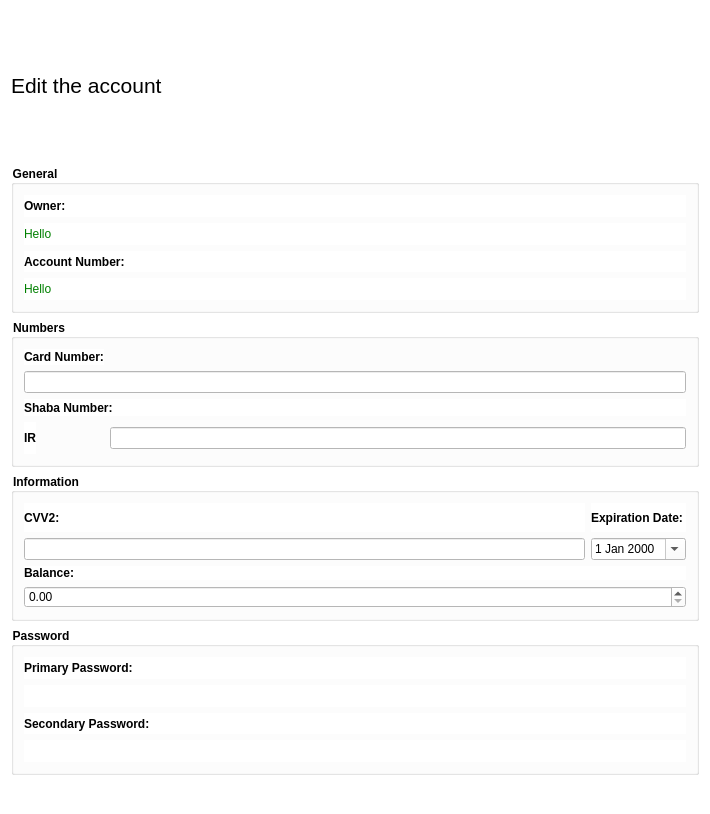
<?xml version="1.0" encoding="UTF-8"?>
<ui version="4.0">
 <class>AccountEditor</class>
 <widget class="QDialog" name="AccountEditor">
  <property name="geometry">
   <rect>
    <x>0</x>
    <y>0</y>
    <width>710</width>
    <height>814</height>
   </rect>
  </property>
  <property name="windowTitle">
   <string>Dialog</string>
  </property>
  <property name="styleSheet">
   <string notr="true">background-color:white</string>
  </property>
  <layout class="QVBoxLayout" name="mainLayout">
   <item>
    <widget class="QLabel" name="title">
     <property name="font">
      <font>
       <pointsize>16</pointsize>
       <fontweight>Light</fontweight>
      </font>
     </property>
     <property name="text">
      <string>Edit the account</string>
     </property>
    </widget>
   </item>
   <item>
    <widget class="QGroupBox" name="generalGroupBox">
     <property name="font">
      <font>
       <bold>true</bold>
      </font>
     </property>
     <property name="title">
      <string>General</string>
     </property>
     <layout class="QVBoxLayout" name="generalLayout">
      <property name="leftMargin">
       <number>10</number>
      </property>
      <property name="topMargin">
       <number>10</number>
      </property>
      <property name="rightMargin">
       <number>10</number>
      </property>
      <property name="bottomMargin">
       <number>10</number>
      </property>
      <item>
       <widget class="QLabel" name="ownerLabel">
        <property name="font">
         <font>
          <bold>true</bold>
         </font>
        </property>
        <property name="text">
         <string>Owner:</string>
        </property>
       </widget>
      </item>
      <item>
       <widget class="QLabel" name="ownerView">
        <property name="font">
         <font>
          <bold>false</bold>
         </font>
        </property>
        <property name="styleSheet">
         <string notr="true">color:green</string>
        </property>
        <property name="text">
         <string>Hello</string>
        </property>
       </widget>
      </item>
      <item>
       <widget class="QLabel" name="accountNumberLabel">
        <property name="font">
         <font>
          <bold>true</bold>
         </font>
        </property>
        <property name="text">
         <string>Account Number:</string>
        </property>
       </widget>
      </item>
      <item>
       <widget class="QLabel" name="accountNumberView">
        <property name="font">
         <font>
          <bold>false</bold>
         </font>
        </property>
        <property name="styleSheet">
         <string notr="true">color:green</string>
        </property>
        <property name="text">
         <string>Hello</string>
        </property>
       </widget>
      </item>
     </layout>
    </widget>
   </item>
   <item>
    <widget class="QGroupBox" name="numbersGroupBox">
     <property name="font">
      <font>
       <bold>true</bold>
      </font>
     </property>
     <property name="title">
      <string>Numbers</string>
     </property>
     <layout class="QGridLayout" name="gridLayout_3">
      <property name="leftMargin">
       <number>10</number>
      </property>
      <property name="topMargin">
       <number>10</number>
      </property>
      <property name="rightMargin">
       <number>10</number>
      </property>
      <property name="bottomMargin">
       <number>10</number>
      </property>
      <item row="0" column="0">
       <widget class="QLabel" name="cardNumberLabel">
        <property name="font">
         <font>
          <bold>true</bold>
         </font>
        </property>
        <property name="text">
         <string>Card Number:</string>
        </property>
       </widget>
      </item>
      <item row="2" column="0" colspan="2">
       <widget class="QLabel" name="shabaNumberLabel">
        <property name="font">
         <font>
          <bold>true</bold>
         </font>
        </property>
        <property name="text">
         <string>Shaba Number:</string>
        </property>
       </widget>
      </item>
      <item row="3" column="1" rowspan="2">
       <widget class="QLineEdit" name="shabaNumberEdit"/>
      </item>
      <item row="3" column="0" rowspan="2">
       <widget class="QLabel" name="shabaNumberPrefixLabel">
        <property name="sizePolicy">
         <sizepolicy hsizetype="Fixed" vsizetype="Preferred">
          <horstretch>0</horstretch>
          <verstretch>0</verstretch>
         </sizepolicy>
        </property>
        <property name="font">
         <font>
          <bold>true</bold>
         </font>
        </property>
        <property name="text">
         <string>IR</string>
        </property>
       </widget>
      </item>
      <item row="1" column="0" colspan="2">
       <widget class="QLineEdit" name="cardNumberEdit"/>
      </item>
     </layout>
    </widget>
   </item>
   <item>
    <widget class="QGroupBox" name="informationGroupBox">
     <property name="font">
      <font>
       <bold>true</bold>
      </font>
     </property>
     <property name="title">
      <string>Information</string>
     </property>
     <layout class="QGridLayout" name="gridLayout_2">
      <property name="leftMargin">
       <number>10</number>
      </property>
      <property name="topMargin">
       <number>10</number>
      </property>
      <property name="rightMargin">
       <number>10</number>
      </property>
      <property name="bottomMargin">
       <number>10</number>
      </property>
      <item row="4" column="0" colspan="2">
       <widget class="QLabel" name="balanceLabel">
        <property name="font">
         <font>
          <bold>true</bold>
         </font>
        </property>
        <property name="text">
         <string>Balance:</string>
        </property>
       </widget>
      </item>
      <item row="3" column="1">
       <widget class="QDateEdit" name="expirationDateEdit">
        <property name="calendarPopup">
         <bool>true</bool>
        </property>
       </widget>
      </item>
      <item row="3" column="0">
       <widget class="QLineEdit" name="cvv2Edit"/>
      </item>
      <item row="0" column="1" rowspan="3">
       <widget class="QLabel" name="expirationDateLabel">
        <property name="font">
         <font>
          <bold>true</bold>
         </font>
        </property>
        <property name="text">
         <string>Expiration Date:</string>
        </property>
       </widget>
      </item>
      <item row="0" column="0" rowspan="3">
       <widget class="QLabel" name="cvv2Label">
        <property name="font">
         <font>
          <bold>true</bold>
         </font>
        </property>
        <property name="text">
         <string>CVV2:</string>
        </property>
       </widget>
      </item>
      <item row="5" column="0" colspan="2">
       <widget class="QDoubleSpinBox" name="balanceEdit"/>
      </item>
     </layout>
    </widget>
   </item>
   <item>
    <widget class="QGroupBox" name="passwordGroupBox">
     <property name="font">
      <font>
       <bold>true</bold>
      </font>
     </property>
     <property name="title">
      <string>Password</string>
     </property>
     <layout class="QGridLayout" name="passwordLayout">
      <property name="leftMargin">
       <number>10</number>
      </property>
      <property name="topMargin">
       <number>10</number>
      </property>
      <property name="rightMargin">
       <number>10</number>
      </property>
      <property name="bottomMargin">
       <number>10</number>
      </property>
      <item row="1" column="0">
       <widget class="PasswordEdit" name="primaryPasswordEdit" native="true"/>
      </item>
      <item row="0" column="0">
       <widget class="QLabel" name="primaryPasswordLabel">
        <property name="font">
         <font>
          <bold>true</bold>
         </font>
        </property>
        <property name="text">
         <string>Primary Password:</string>
        </property>
       </widget>
      </item>
      <item row="2" column="0">
       <widget class="QLabel" name="secondaryPasswordLabel">
        <property name="font">
         <font>
          <bold>true</bold>
         </font>
        </property>
        <property name="text">
         <string>Secondary Password:</string>
        </property>
       </widget>
      </item>
      <item row="3" column="0">
       <widget class="PasswordEdit" name="secondaryPasswordEdit" native="true"/>
      </item>
     </layout>
    </widget>
   </item>
   <item>
    <layout class="QHBoxLayout" name="controlLayout">
     <item>
      <spacer name="rightSpacer">
       <property name="orientation">
        <enum>Qt::Orientation::Horizontal</enum>
       </property>
       <property name="sizeHint" stdset="0">
        <size>
         <width>40</width>
         <height>20</height>
        </size>
       </property>
      </spacer>
     </item>
     <item>
      <widget class="QPushButton" name="okButton">
       <property name="text">
        <string/>
       </property>
       <property name="icon">
        <iconset resource="../../resources.qrc">
         <normaloff>:/images/widgets/accept.png</normaloff>:/images/widgets/accept.png</iconset>
       </property>
       <property name="iconSize">
        <size>
         <width>32</width>
         <height>32</height>
        </size>
       </property>
       <property name="flat">
        <bool>true</bool>
       </property>
      </widget>
     </item>
     <item>
      <widget class="QPushButton" name="cancelButton">
       <property name="text">
        <string/>
       </property>
       <property name="icon">
        <iconset resource="../../resources.qrc">
         <normaloff>:/images/widgets/reject.png</normaloff>:/images/widgets/reject.png</iconset>
       </property>
       <property name="iconSize">
        <size>
         <width>32</width>
         <height>32</height>
        </size>
       </property>
       <property name="flat">
        <bool>true</bool>
       </property>
      </widget>
     </item>
     <item>
      <spacer name="leftSpacer">
       <property name="orientation">
        <enum>Qt::Orientation::Horizontal</enum>
       </property>
       <property name="sizeHint" stdset="0">
        <size>
         <width>40</width>
         <height>20</height>
        </size>
       </property>
      </spacer>
     </item>
    </layout>
   </item>
  </layout>
 </widget>
 <customwidgets>
  <customwidget>
   <class>PasswordEdit</class>
   <extends>QWidget</extends>
   <header>include/elements/passwordedit.h</header>
   <container>1</container>
  </customwidget>
 </customwidgets>
 <resources>
  <include location="../../resources.qrc"/>
 </resources>
 <connections/>
</ui>
